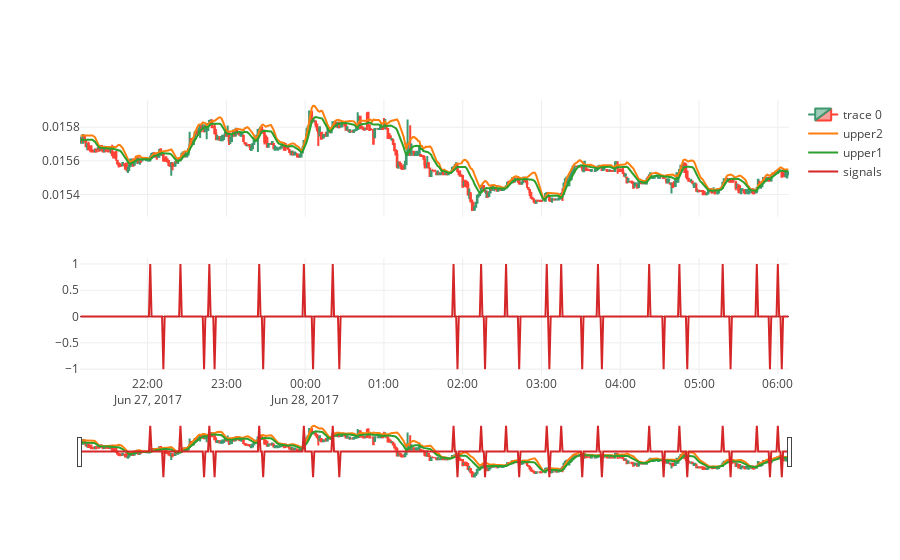

The code cell stored with this chart in its notebook:
### Code cell
trace = Candlestick(bars[['open', 'close', 'high', 'low']], x=bars.index)
dates = bars.index
scatters = [Scatter(x=dates, y=bars['bband_u2'], name='upper2'),
           Scatter(x=dates, y=bars['bband_u1'], name='upper1')]
        
fig = tools.make_subplots(rows=2, cols=1, shared_xaxes=True)#, specs=[[{}], [{}]])
data = [trace] + scatters
for d in data:
    fig.append_trace(d, 1, 1)
fig.append_trace(Scatter(x=dates, y=signals, name='signals'), 2, 1)
iplot(fig, filename='buy_sell_test')

### Figure 1 — Plotly figure (JSON) as saved in the notebook; plotly's stock layout.template omitted (floating-point values rounded to 4 significant figures; data arrays with more than 128 entries replaced by an {"elided": "..."} marker saying what was removed)
{"data": [{"close": {"elided": "540 float values"}, "high": {"elided": "540 float values"}, "low": {"elided": "540 float values"}, "open": {"elided": "540 float values"}, "type": "candlestick", "x": {"elided": "540 str values"}, "xaxis": "x1", "yaxis": "y1"}, {"name": "upper2", "type": "scatter", "x": {"elided": "540 str values"}, "xaxis": "x1", "y": {"elided": "540 float values"}, "yaxis": "y1"}, {"name": "upper1", "type": "scatter", "x": {"elided": "540 str values"}, "xaxis": "x1", "y": {"elided": "540 float values"}, "yaxis": "y1"}, {"name": "signals", "type": "scatter", "x": {"elided": "540 str values"}, "xaxis": "x1", "y": {"elided": "540 int values"}, "yaxis": "y2"}], "layout": {"xaxis1": {"anchor": "y2", "domain": [0, 1]}, "yaxis1": {"anchor": "free", "domain": [0.575, 1], "position": 0}, "yaxis2": {"anchor": "x1", "domain": [0, 0.425]}}}
